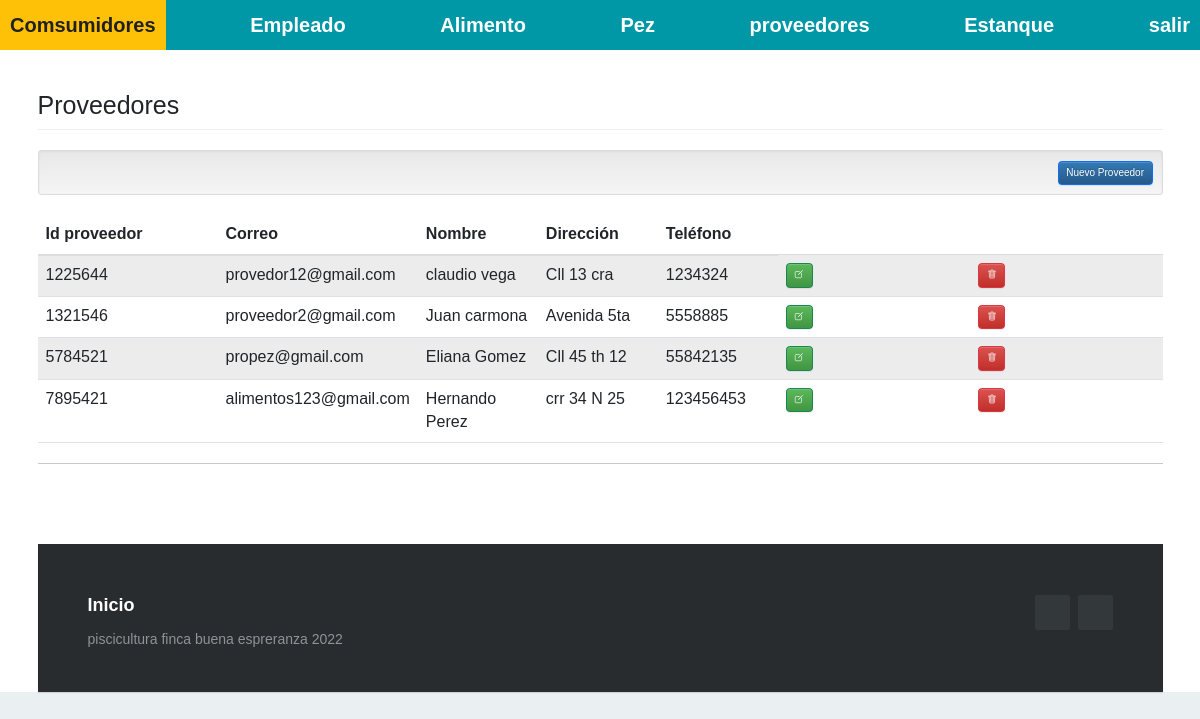
The page /index.php?c=proveedor (signed in) on the database its author committed.
### tables this page shows
CREATE TABLE `proveedor` (
  `ID_Proveedor` int(111) NOT NULL,
  `Correo` varchar(111) NOT NULL,
  `Nombre` varchar(111) NOT NULL,
  `Dirección` varchar(111) NOT NULL,
  `Teléfono` varchar(111) NOT NULL
);

### Controller/proveedor.controller.php (called while the page is built, shortened)
<?php
require_once 'model/proveedor.php';
class proveedorController{
    public function __CONSTRUCT(){
        $this->model = new proveedor();
    }
    public function Index(){
        require_once 'view/header.php';
        require_once 'view/proveedor/proveedor.php';
        require_once 'view/footer.php';
    }
}

### Model/database.php (called while the page is built)
<?php
class Database
{
    public static function Conectar()
    {
        $pdo = new PDO('mysql:host=localhost;dbname=piscicultura;charset=utf8', 'root', '');
        $pdo->setAttribute(PDO::ATTR_ERRMODE, PDO::ERRMODE_EXCEPTION);
        return $pdo;
    }
}

### Model/proveedor.php (called while the page is built, shortened)
<?php
class proveedor
{
	private $pdo;
	public function __CONSTRUCT()
	{
		try
		{
			$this->pdo = Database::Conectar();
		}
		catch(Exception $e)
		{
			die($e->getMessage());
		}
	}
	public function Listar()
	{
		try
		{
			$stm = $this->pdo->prepare("SELECT * FROM proveedor");
			$stm->execute();
			return $stm->fetchAll(PDO::FETCH_OBJ);
		}
		catch(Exception $e)
		{
			die($e->getMessage());
		}
	}
}

### View/proveedor/proveedor.php (the view)
<h1 class="page-header">Proveedores</h1>
<div class="well well-sm text-right">
    <a class="btn btn-primary" href="?c=proveedor&a=Nuevo">Nuevo Proveedor</a>
</div>
<table class="table table-striped">
    <thead>
        <tr>
            <th style="width:180px;">Id proveedor</th>
            <th style="width:120px;">Correo</th>
            <th style="width:120px;">Nombre </th>
            <th style="width:120px;">Dirección</th>
            <th style="width:120px;">Teléfono</th>
        </tr>
    </thead>
    <tbody>
    <?php foreach($this->model->Listar() as $r): ?>
        <tr>
            <td><?php echo $r->ID_Proveedor; ?></td>
            <td><?php echo $r->Correo; ?></td>
            <td><?php echo $r->Nombre; ?></td>
            <td><?php echo $r->Dirección; ?></td>
            <td><?php echo $r->Teléfono; ?></td>
            <td>
                <a class="btn btn-success" href="?c=proveedor&a=Crud&ID_Proveedor=<?php echo $r->ID_Proveedor; ?>"><ion-icon name="create-outline"></ion-icon></a>
            </td>
            <td>
                <a class="btn btn-danger" onclick="javascript:return confirm('¿Seguro de eliminar este registro?');" href="?c=proveedor&a=Eliminar&ID_Proveedor=<?php echo $r->ID_Proveedor; ?>"><ion-icon name="trash-outline"></ion-icon></a>
            </td>
        </tr>
    <?php endforeach; ?>
    </tbody>
</table>

### assets/css/demo.css (style rules this page uses)
* { padding:0; margin:0; }
html { background-color: #eaf0f2; }
body { font:14px/1.5 Arial, Helvetica, sans-serif; }

### View/footer.php (style rules this page uses)
html { font-size: 62.5%; }
body { font-size: 16px; font-family: 'Krub', sans-serif; }

### rows shown on the page
proveedor: ID_Proveedor "1225644", Correo "provedor12@gmail.com", Nombre "claudio vega", Dirección "Cll 13 cra", Teléfono "1234324"
proveedor: ID_Proveedor "1321546", Correo "proveedor2@gmail.com", Nombre "Juan carmona", Dirección "Avenida 5ta", Teléfono "5558885"
proveedor: ID_Proveedor "5784521", Correo "propez@gmail.com", Nombre "Eliana Gomez", Dirección "Cll 45 th 12", Teléfono "55842135"
proveedor: ID_Proveedor "7895421", Correo "alimentos123@gmail.com", Nombre "Hernando Perez", Dirección "crr 34 N 25", Teléfono "123456453"
